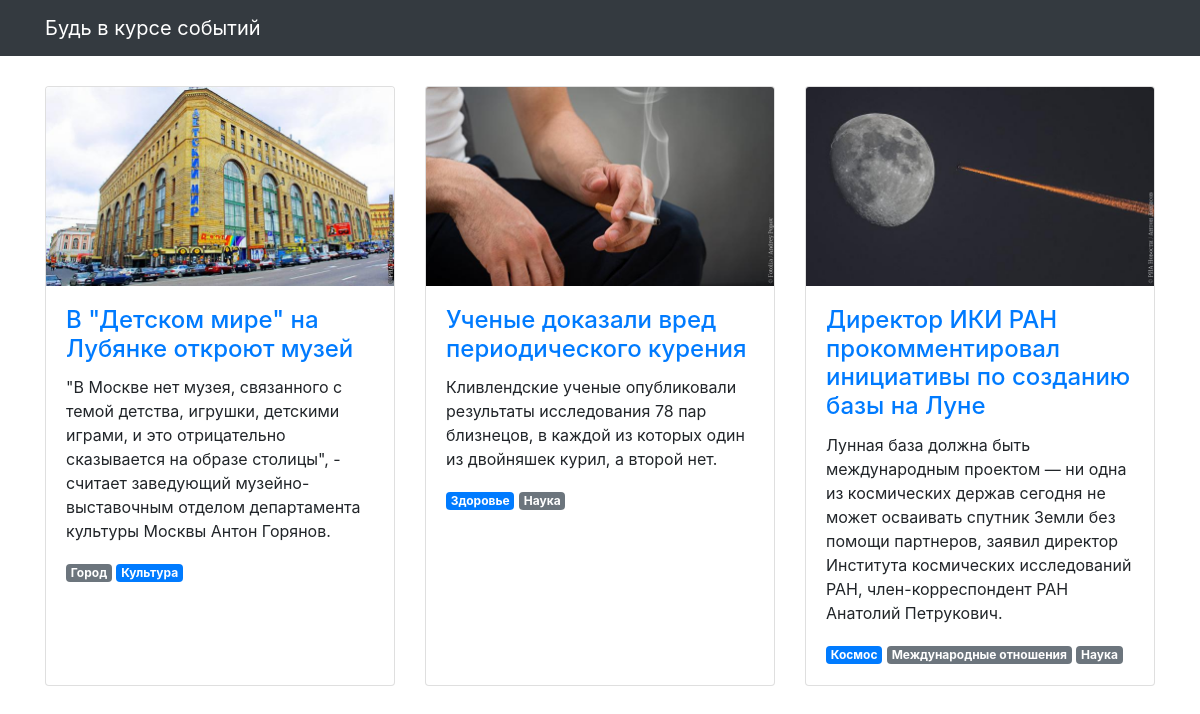
The page / on the database its author committed.
### articles/models.py (models this page shows, shortened)
class Article(models.Model):
    title = models.CharField(max_length=256, verbose_name='Название')
    text = models.TextField(verbose_name='Текст')
    published_at = models.DateTimeField(verbose_name='Дата публикации')
    image = models.ImageField(null=True, blank=True, verbose_name='Изображение',)
    class Meta:
        verbose_name = 'Статья'
        verbose_name_plural = 'Статьи'
        ordering = ['-published_at']

class Scope(models.Model):
    article = models.ForeignKey('Article', on_delete=models.CASCADE, related_name='scopes')
    topic = models.ForeignKey('Topic', on_delete=models.CASCADE, related_name='scopes')
    is_main = models.BooleanField(verbose_name='Основной раздел', default=False)

class Topic (models.Model):
    tag = models.CharField(max_length=50)
    article = models.ManyToManyField('Article', through='Scope')
    class Meta:
        verbose_name = 'Тег'
        verbose_name_plural = 'Теги'
    def __str__(self):
        return self.tag

### articles/views.py (the view)
# urls.py: path('', articles_list, name='articles'),
def articles_list(request):
    template = 'articles/news.html'
    ordering = '-published_at'
    object_list = Article.objects.all().order_by(ordering).prefetch_related('scopes')
    context = {'object_list': object_list}
    return render(request, template, context)

### templates/articles/news.html (shortened to what this page needs)
{% extends "articles/base.html" %}
{% load static %}
{% block content %}
<div class="row">
  {% for article in object_list %}
  <div class="col-lg-4 col-sm-6 portfolio-item">
    <div class="card h-100">
      <a href="#"><img class="card-img-top" src="{% get_media_prefix %}{{ article.image }}" alt=""></a>
      <div class="card-body">
        <h4 class="card-title">
          <a href="#">{{ article.title }}</a>
        </h4>
        <p class="card-text">{{ article.text }}</p>
        {% for scope in article.scopes.all %}
          <span class="badge {% if scope.is_main %}badge-primary{% else %}badge-secondary{% endif %}">{{ scope.topic }}</span>
        {% endfor %}
      </div>
    </div>
  </div>
  {% endfor %}
</div>
{% endblock %}

### templates/articles/base.html (shortened to what this page needs)
<!DOCTYPE html>
{% load static %}
<html>
  <head>
    <link href="{% static  "css/bootstrap.min.css"  %}" rel="stylesheet">
    <link href="{% static  "css/3-col-portfolio.css" %}" rel="stylesheet">
  </head>
  <body>
    <nav class="navbar navbar-expand-lg navbar-dark bg-dark fixed-top">
      <div class="container">
        <a class="navbar-brand" href="#">Будь в курсе событий</a>
      </div>
    </nav>
    <div class="container">{% block content %}{% endblock %}</div>
  </body>
</html>

### static/css/3-col-portfolio.css (style rules this page uses)
body { padding-top: 84px; padding-bottom: 84px; }
@media (min-width: 992px) { body { padding-top: 86px; padding-bottom: 86px; } }

### rows shown on the page
Article: image (picture), title "В \"Детском мире\" на Лубянке откроют музей", text "\"В Москве нет музея, связанного с темой детства, игрушки, детскими играми, и это отрицательно сказывается на образе столицы\", - считает заведующий музейно-выставочным отделом департамента культуры Москвы Антон Горянов."
Scope: topic "Город"
Scope: topic "Культура"
Article: image (picture), title "Ученые доказали вред периодического курения", text "Кливлендские ученые опубликовали результаты исследования 78 пар близнецов, в каждой из которых один из двойняшек курил, а второй нет."
Scope: topic "Здоровье"
Scope: topic "Наука"
Article: image (picture), title "Директор ИКИ РАН прокомментировал инициативы по созданию базы на Луне", text "Лунная база должна быть международным проектом — ни одна из космических держав сегодня не может осваивать спутник Земли без помощи партнеров, заявил директор Института космических исследований РАН, член-корреспондент РАН Анатолий Петрукович."
Scope: topic "Космос"
Scope: topic "Международные отношения"
Scope: topic "Наука"
